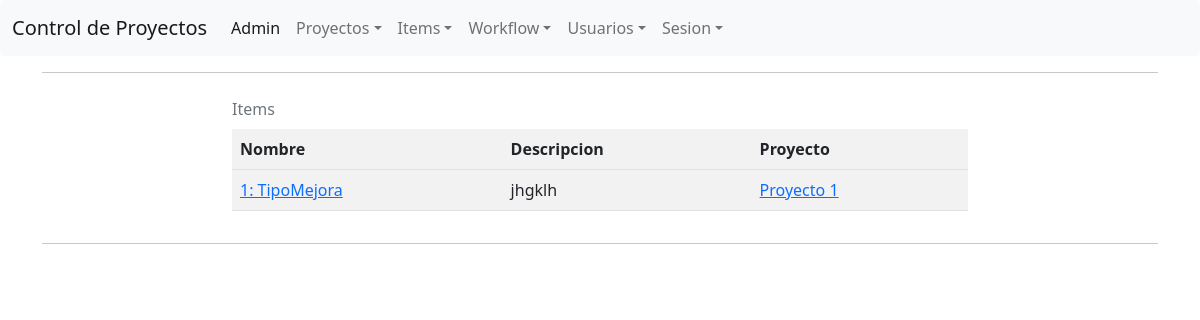
/item/, run on an earlier commit of the app's database.
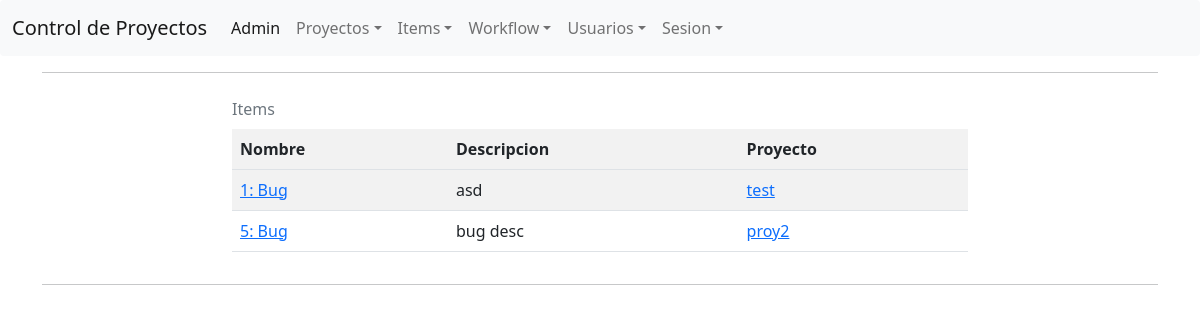
And on a later commit of the database.
### ControlProyecto/models/Item.py (models this page shows, shortened)
class Item(models.Model):
    proyecto = models.ForeignKey("Proyecto",  on_delete=models.CASCADE)
    tipo = models.ForeignKey("TipoItem",  on_delete=models.CASCADE)
    descripcion = models.TextField()
    def __str__(self):
        return str(self.pk) + ": " + self.tipo.nombre

### ControlProyecto/models/TipoItem.py (models this page shows, shortened)
class TipoItem(models.Model):
    nombre = models.CharField(max_length=32, unique=True)
    workflow = models.ForeignKey("Workflow", on_delete=models.CASCADE)

### ControlProyecto/models/Proyecto.py (models this page shows, shortened)
class Proyecto(models.Model):
    nombre = models.CharField(max_length=32)
    descripcion = models.TextField(null=True)
    usuarios = models.ManyToManyField("Usuario", through="RolUsuario", blank=True)
    def __str__(self):
        return self.nombre

### ControlProyecto/views/ItemView.py (the view)
# urls.py: path('item/', ItemListView.as_view(), name="listado-item"),
class ItemListView(ListView):
    model = Item
    ordering = ["proyecto_id"]
    queryset = Item.objects.all()
    context_object_name = "items"
    paginate_by = 10
    template_name = "listado_item.html"

### ControlProyecto/templates/listado_item.html (shortened to what this page needs)
{% extends "base.html" %}
{% block content %}
<table>
    <caption>
        Items
    </caption>
    <tr>
        <th>Nombre</th>
        <th>Descripcion</th>
        <th>Proyecto</th>
    </tr>
    <tr>
        {% for i in items %}
            <tr>
                <td><a href="{% url "detalle-item" pk=i.id %}">{{ i }}</a></td>
                <td>{{ i.descripcion }}</td>
                <td><a href="{% url "detalle-proyecto" pk=i.proyecto_id %}">{{ i.proyecto }}</a></td>
            </tr>
        {% endfor %}
    </tr>
</table>
{% endblock %}

What changed in the data, as far as the page shows it:
changed Item: id+tipo "1: TipoMejora" → "1: Bug"; descripcion "jhgklh" → "asd"; proyecto "Proyecto 1" → "test"
added Item: id+tipo "5: Bug", descripcion "bug desc", proyecto "proy2"
